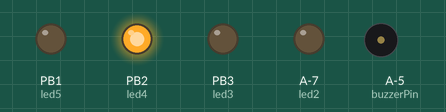
Simulated run of this sketch. Board: ATtiny85, built for the host (arithmetic inside an expression is 32-bit, double 64-bit). Parts: output pins drawn as LEDs (lit = HIGH), buzzer (waves = sounding, pin HIGH).

Above: at 0.2 s.
At 14.7 s:
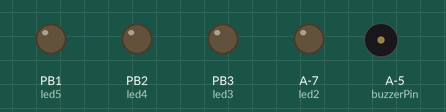
Timing chart, 0 to 15.6 s (numbered marks = the images above):
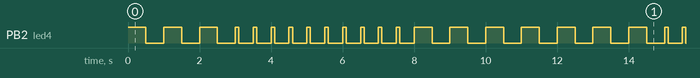

Measured:
- by itself, PB2 (led4): moves between LOW and HIGH, repeating every 12.0 s
- by itself, everything shown: repeats every 12.0 s, in 34 steps

The sketch:

complete_gift.ino
```cpp
//int led1 = 8; //PORTAB2, RED
int led2 = 7; //PORTA7, GREEN
int led3 = 3; //PORTA3, RED
int led4 = 2; //PORTA2, RED
int led5 = 1; //PORTA1, GREEN

int buzzerPin = 9;
int button_pin = 8;

bool timer_flag_blinky = true;
volatile int buzzer_interrupt_flag;

void setup() {
  //pinMode(led1, OUTPUT);
  pinMode(led2, OUTPUT);
  pinMode(led3, OUTPUT);
  pinMode(led4, OUTPUT);
  pinMode(led5, OUTPUT);
  pinMode(buzzerPin, OUTPUT);

  buzzer_interrupt_flag = false;

  pinMode(button_pin, INPUT_PULLUP);

  MCUCR |= _BV(ISC01);   //sets the external interrupt INT0 and falling edge
  GIMSK |= _BV(INT0);   // Enable Pin Change Interrupts

  sei(); //Enable interrupts


}

void loop() {

  while(timer_flag_blinky == true)
  {
   blink_leds();
  }
}

void check_for_jingle_bells(){
  if(buzzer_interrupt_flag == true)
  {
    play_jingle_bells(buzzerPin);
    buzzer_interrupt_flag = false;
  }
}

ISR(INT0_vect){
  buzzer_interrupt_flag = true;
}
```

jingle_bells.ino
```cpp
double e_note = 329.628;
double g_note = 391.995;
double c_note = 261.626;
double d_note = 293.665;

void playFreq(int buzzerPin, double freqHz, int durationMs)
{
    //Calculate the period in microseconds
    int periodMicro = int((1/freqHz)*1000000);
    int halfPeriod = periodMicro/2;

    //store start time
    int startTime = millis();

    //(millis() - startTime) is elapsed play time
    while ((millis() - startTime) < durationMs)
    {
        digitalWrite(buzzerPin, HIGH);
        //PORTB |= (1 << PORTB3);
        delayMicroseconds(halfPeriod);
        digitalWrite(buzzerPin, LOW);
        //PORTB &= ~(1 << PORTB3);
        delayMicroseconds(halfPeriod);
    }
}

void play_jingle_bells(int buzzer_pin)
{
  int tempo = 200;  //each beat gets x ms
  int quarter_note = tempo;
  int whole_note = tempo * 4;
  int half_note = tempo * 2;
  int dot_quarter_note = tempo * 1.5;
  int eight_note = tempo / 2;
  int pauseTimeMs = 25;//time to pause between each frequency in milliseconds

  int jingle_bells[11][2] =
  {{e_note, quarter_note},
   {e_note, quarter_note},
   {e_note, half_note},
   {e_note, quarter_note},
   {e_note, quarter_note},
   {e_note, half_note},
   {e_note, quarter_note},
   {g_note, quarter_note},
   {c_note, dot_quarter_note},
   {d_note, eight_note},
   {e_note, whole_note}
  };

  for(int i = 0; i <= 10; i++)
  {
    playFreq(buzzer_pin, jingle_bells[i][0], jingle_bells[i][1]);
    delay(pauseTimeMs);
  }
}
```

led_sequence.ino
```cpp
void blink_leds(){
   for(int i=0; i<3; i++)
    {
      check_for_jingle_bells();
      PORTB |= (1<<PORTB2);
      PORTA |= ((1<<PORTA3) | (1<<PORTA2));
      PORTA &= ~((1<<PORTA7) | (1<<PORTA1));
      delay(500);
      PORTB &= ~(1<<PORTB2);
      PORTA &= ~((1<<PORTA3) | (1<<PORTA2));
      PORTA |= ((1<<PORTA7) | (1<<PORTA1));
      delay(500);
    }

    for(int j=0; j<10; j++)
    {
      check_for_jingle_bells();
      int sequence_delay = 100;
      PORTB |= (1<<PORTB2);
      PORTA &= ~((1<<PORTA7) | (1<<PORTA1));
      delay(sequence_delay);
      PORTB &= ~(1<<PORTB2);
      PORTA |= (1<<PORTA7);
      delay(sequence_delay);
      PORTA &= ~(1<<PORTA7);
      PORTA |= (1<<PORTA3);
      delay(sequence_delay);
      PORTA &= ~(1<<PORTA3);
      PORTA |= (1<<PORTA2);
      delay(sequence_delay);
      PORTA &= ~(1<<PORTA2);
      PORTA |= (1<<PORTA1);
      delay(sequence_delay);
    }

    for(int k = 0; k<4; k++)
    {
      check_for_jingle_bells();
      PORTB |= (1<<PORTB2);
      PORTA |= ((1<<PORTA7) | (1<<PORTA3) | (1<<PORTA2) | (1<<PORTA1));
      delay(500);
      PORTB &= ~(1<<PORTB2);
      PORTA &= ~((1<<PORTA7) | (1<<PORTA3) | (1<<PORTA2) | (1<<PORTA1));
      delay(500);
    }
}
```
